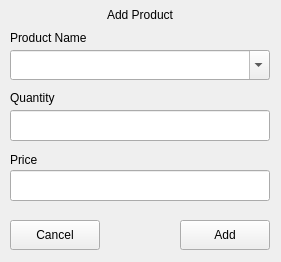
<?xml version="1.0" encoding="UTF-8"?>
<ui version="4.0">
 <class>Dialog</class>
 <widget class="QDialog" name="Dialog">
  <property name="geometry">
   <rect>
    <x>0</x>
    <y>0</y>
    <width>281</width>
    <height>262</height>
   </rect>
  </property>
  <property name="windowTitle">
   <string>Add Product</string>
  </property>
  <widget class="QComboBox" name="productComboBox">
   <property name="geometry">
    <rect>
     <x>10</x>
     <y>50</y>
     <width>260</width>
     <height>30</height>
    </rect>
   </property>
   <property name="focusPolicy">
    <enum>Qt::StrongFocus</enum>
   </property>
   <property name="editable">
    <bool>true</bool>
   </property>
   <property name="insertPolicy">
    <enum>QComboBox::InsertAtCurrent</enum>
   </property>
  </widget>
  <widget class="QLabel" name="quantityLabel">
   <property name="geometry">
    <rect>
     <x>10</x>
     <y>90</y>
     <width>260</width>
     <height>16</height>
    </rect>
   </property>
   <property name="text">
    <string>Quantity</string>
   </property>
  </widget>
  <widget class="QLineEdit" name="priceTextbox">
   <property name="geometry">
    <rect>
     <x>10</x>
     <y>170</y>
     <width>260</width>
     <height>31</height>
    </rect>
   </property>
   <property name="font">
    <font>
     <weight>75</weight>
     <bold>true</bold>
    </font>
   </property>
   <property name="focusPolicy">
    <enum>Qt::NoFocus</enum>
   </property>
   <property name="readOnly">
    <bool>true</bool>
   </property>
  </widget>
  <widget class="QLineEdit" name="quantityTextbox">
   <property name="geometry">
    <rect>
     <x>10</x>
     <y>110</y>
     <width>260</width>
     <height>31</height>
    </rect>
   </property>
   <property name="font">
    <font>
     <weight>75</weight>
     <bold>true</bold>
    </font>
   </property>
   <property name="focusPolicy">
    <enum>Qt::StrongFocus</enum>
   </property>
  </widget>
  <widget class="QLabel" name="priceLabel">
   <property name="geometry">
    <rect>
     <x>10</x>
     <y>150</y>
     <width>260</width>
     <height>20</height>
    </rect>
   </property>
   <property name="text">
    <string>Price</string>
   </property>
  </widget>
  <widget class="QLabel" name="addLabel">
   <property name="geometry">
    <rect>
     <x>0</x>
     <y>0</y>
     <width>280</width>
     <height>30</height>
    </rect>
   </property>
   <property name="text">
    <string>Add Product</string>
   </property>
   <property name="alignment">
    <set>Qt::AlignCenter</set>
   </property>
  </widget>
  <widget class="QLabel" name="nameLabel">
   <property name="geometry">
    <rect>
     <x>10</x>
     <y>30</y>
     <width>260</width>
     <height>16</height>
    </rect>
   </property>
   <property name="text">
    <string>Product Name</string>
   </property>
  </widget>
  <widget class="QPushButton" name="cancelButton">
   <property name="geometry">
    <rect>
     <x>10</x>
     <y>220</y>
     <width>90</width>
     <height>30</height>
    </rect>
   </property>
   <property name="focusPolicy">
    <enum>Qt::NoFocus</enum>
   </property>
   <property name="text">
    <string>Cancel</string>
   </property>
  </widget>
  <widget class="QPushButton" name="addButton">
   <property name="geometry">
    <rect>
     <x>180</x>
     <y>220</y>
     <width>90</width>
     <height>30</height>
    </rect>
   </property>
   <property name="focusPolicy">
    <enum>Qt::NoFocus</enum>
   </property>
   <property name="text">
    <string>Add</string>
   </property>
  </widget>
 </widget>
 <resources/>
 <connections/>
</ui>
